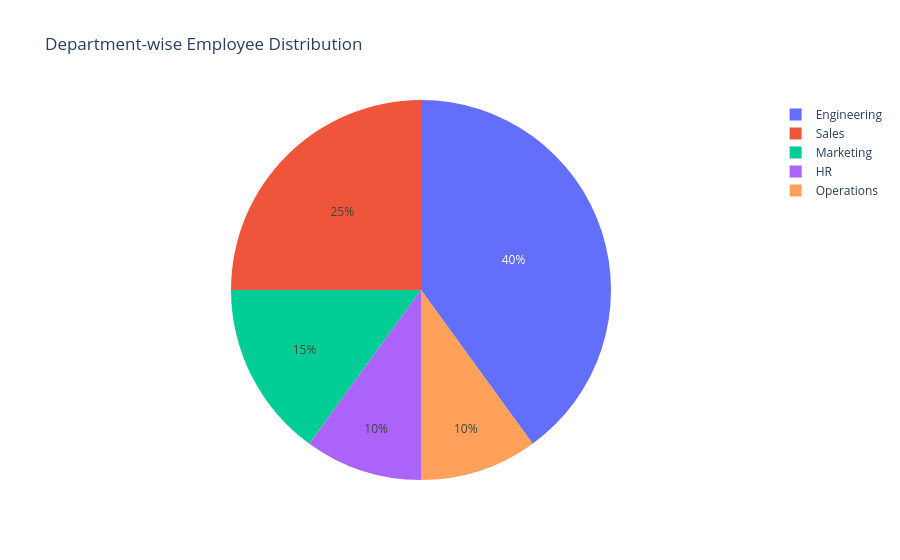

Notebook cell for this chart:
### Markdown cell above
## 3. Pie Chart

Visualize the distribution of employees across different departments.

### Code cell
departments = ["Engineering", "Sales", "Marketing", "HR", "Operations"]
employees = [40, 25, 15, 10, 10]

fig = px.pie(names=departments, values=employees, title="Department-wise Employee Distribution")
fig.show()

### Figure 1 — Plotly figure (JSON) as saved in the notebook; plotly's stock layout.template omitted (floating-point values rounded to 4 significant figures)
{"data": [{"domain": {"x": [0, 1], "y": [0, 1]}, "hovertemplate": "label=%{label}<br>value=%{value}<extra></extra>", "labels": ["Engineering", "Sales", "Marketing", "HR", "Operations"], "legendgroup": "", "name": "", "showlegend": true, "type": "pie", "values": [40, 25, 15, 10, 10]}], "layout": {"legend": {"tracegroupgap": 0}, "title": {"text": "Department-wise Employee Distribution"}}}
